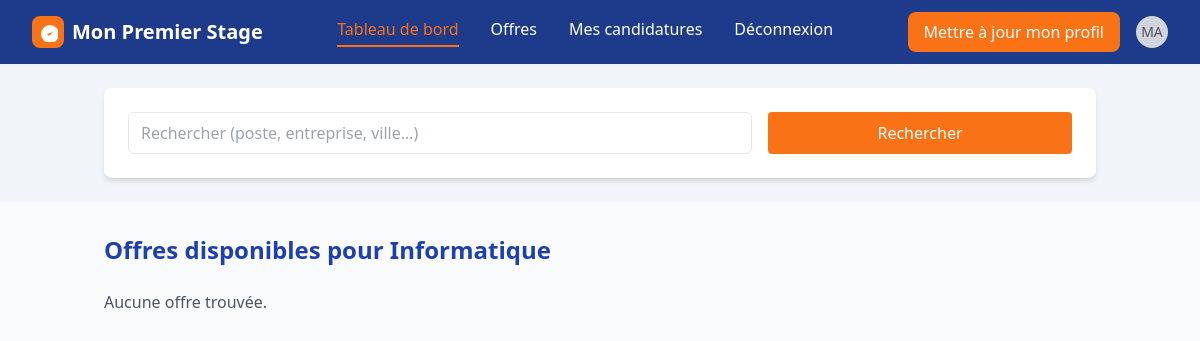
Before: /offres/ (signed in) with the older database file.
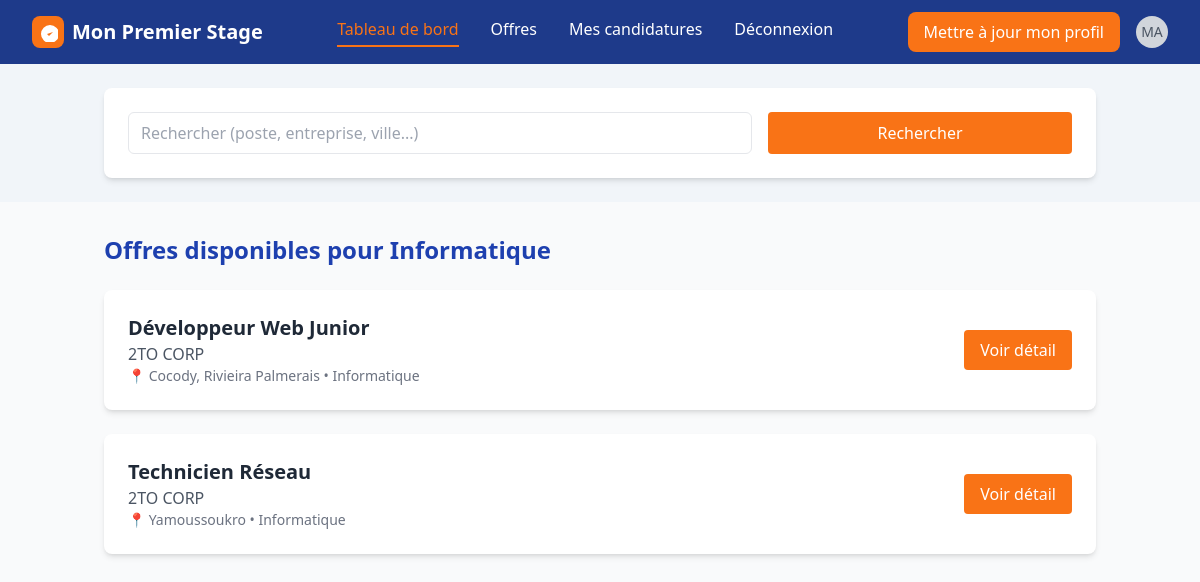
After: the same page with the newer database file.
### app_premier_stage/models.py (models this page shows, shortened)
class OffreEmploi(models.Model):
    id_offre = models.UUIDField(primary_key=True, default=uuid.uuid4, editable=False)
    user = models.ForeignKey(
        settings.AUTH_USER_MODEL,
        on_delete=models.CASCADE,
        related_name="offres_entreprise",
        default=""
    )
    entreprise = models.ForeignKey(Entreprise, on_delete=models.CASCADE, related_name="offres")
    titre_poste = models.CharField(max_length=30, default="")
    domaine_poste = models.CharField(max_length=100,default="")
    description_offre = models.TextField(max_length=1000,default="")
    type_offre = models.CharField(max_length=150,default="")
    type_contrat = models.CharField(max_length=150,default="")
    competence_requis = models.CharField(max_length=250,default="")
    duree_contrat = models.CharField(max_length=20,default="")
    date_debut_offre = models.DateField()
    remuneration_offre = models.CharField(max_length=10,default="")
    mission_offre = models.CharField(max_length=300,default="")
    localisation_offre = models.CharField(max_length=100, default="")
    statut_offre = models.CharField(max_length=20,default="disponible")
    date_fin_candidature = models.DateField()
    created_at = models.DateTimeField(auto_now_add=True)

class Entreprise(models.Model):
    id_entreprise = models.UUIDField(primary_key=True, default=uuid.uuid4, editable=False)
    user = models.OneToOneField(
        settings.AUTH_USER_MODEL,
        on_delete=models.CASCADE,
        related_name="profil_entreprise"
    )
    nom_entreprise = models.CharField(max_length=30, default="")
    domaine_expertise = models.CharField(max_length=100, default="")
    telephone_entreprise = models.CharField(max_length=15,default="")
    email_entreprise = models.EmailField(default="")
    nombre_employe = models.CharField(max_length=20,default="")
    site_entreprise = models.URLField(default="")
    validation_entreprise = models.BooleanField(default=False)
    localisation_entreprise = models.CharField(max_length=30, default="")
    created_at = models.DateTimeField(auto_now_add=True)

### app_premier_stage/views.py (the view)
# urls.py: path('offres/',views.Offres,name='offres'),
def Offres(request):
    try:
        stagiaire = get_object_or_404(Stagiaire,user=request.user)
    except Stagiaire.DoesNotExist:
        messages.error(request,"Utilisateur inexistant")
        return redirect ("inscriptionDiplome")
    offre = OffreEmploi.objects.filter(domaine_poste__icontains=stagiaire.filiere_stagiaire).select_related("entreprise")
    query = request.GET.get("recherche")
    if query:
        offre = offre.filter(
            Q(titre_poste__icontains = query),
            Q(localisation_offre__icontains =query),
            Q(domaine_poste__icontains=query)
        )
    paginator = Paginator(offre,5)
    pages = request.GET.get("page")
    offres = paginator.get_page(pages)
    context = {
        "offres":offres,
        "stagiaire":stagiaire
    }
    return render(request,"diplome/offres.html",context=context)

### app_premier_stage/templates/diplome/offres.html (shortened to what this page needs)
{% extends 'base.html' %}
{% block content %}
{% include "diplome/header.html" %}
<section class="py-6 bg-slate-100">
    <div class="container mx-auto px-4">
        <div class="bg-white rounded-lg shadow-md p-6">
            <form method="get" class="grid grid-cols-1 md:grid-cols-3 gap-4">
                <input type="text" name="recherche" value="{{ query }}"
                    placeholder="Rechercher (poste, entreprise, ville...)"
                    class="w-full px-3 py-2 border rounded-md focus:ring-2 focus:ring-blue-500 col-span-2">
                <button type="submit" class="bg-orange-500 text-white px-6 py-2 rounded hover:bg-orange-600 w-full md:w-auto">
                    Rechercher
                </button>
            </form>
        </div>
    </div>
</section>
<section class="py-8">
    <div class="container mx-auto px-4">
        <h2 class="text-2xl font-bold text-blue-800 mb-6">
            Offres disponibles pour {{ stagiaire.filiere_stagiaire }}
        </h2>
        <div class="grid gap-6">
            {% for offre in offres %}
            <div class="bg-white rounded-lg shadow-md p-6 flex flex-col md:flex-row md:justify-between md:items-center">
                <div class="mb-4 md:mb-0">
                    <h3 class="text-lg md:text-xl font-bold">{{ offre.titre_poste }}</h3>
                    <p class="text-gray-600">{{ offre.entreprise.nom_entreprise }}</p>
                    <p class="text-gray-500 text-sm">📍 {{ offre.localisation_offre }} • {{ offre.domaine_poste }}</p>
                </div>
                <a href="{% url 'detail' offre.id_offre %}">
                    <button class="bg-orange-500 text-white px-4 py-2 rounded hover:bg-orange-600 w-full md:w-auto">
                        Voir détail
                    </button>
                </a>
            </div>
            {% empty %}
            <p class="text-gray-600">Aucune offre trouvée.</p>
            {% endfor %}
        </div>
    </div>
</section>
{% endblock %}

Changed rows visible on the page:
added OffreEmploi: titre_poste "Développeur Web Junior", entreprise.nom_entreprise "2TO CORP", localisation_offre "Cocody, Rivieira Palmerais", domaine_poste "Informatique"
added OffreEmploi: titre_poste "Technicien Réseau", entreprise.nom_entreprise "2TO CORP", localisation_offre "Yamoussoukro", domaine_poste "Informatique"
Other visible differences:
text no longer shown: "Aucune offre trouvée."
